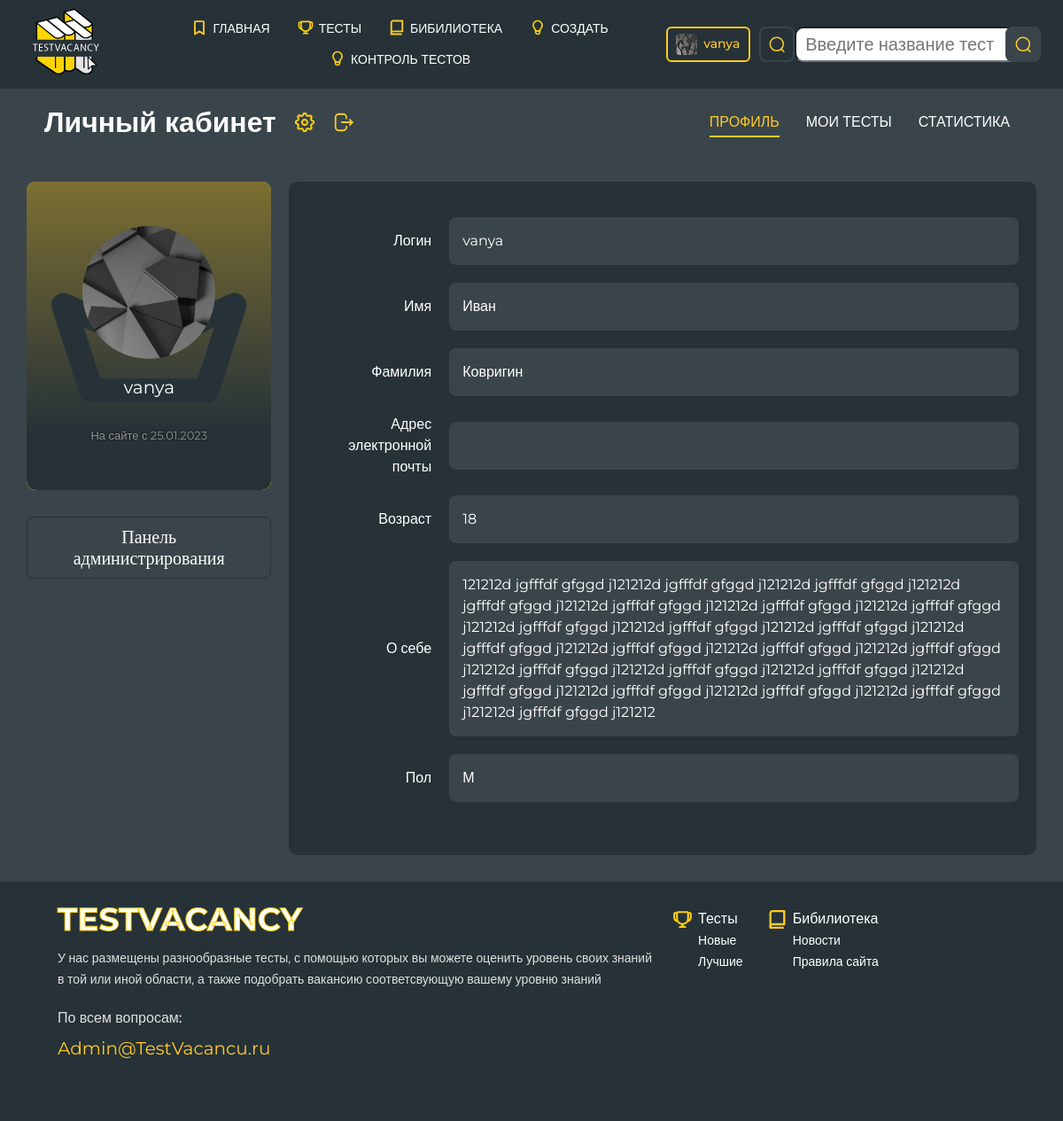
The app's page /auth/user_bio/ (signed in) with its own data.
### authapp/models.py (models this page shows, shortened)
class TestingUser(AbstractUser):
    avatar = models.ImageField(upload_to='users_avatars', blank=True)
    age = models.PositiveIntegerField(verbose_name='Возраст', default=18)

class TestingUserProfile(models.Model):
    MALE = 'М'
    FEMALE = 'Ж'
    GENDER_CHOICES = (
        (MALE, 'М'),
        (FEMALE, 'Ж'),
    )
    user = models.OneToOneField(TestingUser, unique=True, null=False, db_index=True, on_delete=models.CASCADE)
    aboutMe = models.CharField(verbose_name='О себе', max_length=512, blank=True)
    gender = models.CharField(verbose_name='Пол', max_length=1, choices=GENDER_CHOICES, blank=True)

### authapp/views.py (the view)
# urls.py: path('user_bio/', user_bio, name='user_bio'),
def user_bio(request):
    user_main_info=TestingUser.objects.get(pk=request.user.pk)
    user_other_info=TestingUserProfile.objects.get(user_id=request.user.pk)
    context={
        'user_main_info': user_main_info,
        'user_other_info':user_other_info,
    }
    return render(request, 'authapp/user.html', context)

### authapp/templates/authapp/user.html (shortened to what this page needs)
{% extends 'tests/base.html' %}
{%block content%}
<section class="user-page__top-row">
            <div class="user__container">
                <div class="user-page__top-row__wrapper">
                    <div class="top-row__left-side">
                        <div class="top-row__left-side--wrapper">
                            <p>Личный кабинет</p>
                        </div>
                        <div class="top-row__left-side--wrapper">
                            <a href="{% url 'auth:edit'%}">
                                <img src="../../media/images/settings.svg" alt="" class="account-actions ">
                            </a>
                        </div>
                        <div class="top-row__left-side--wrapper">
                            <a href="{% url 'auth:logout'%}">
                                <img src="../../media/images/logout.svg" alt="" class="account-actions">
                            </a>
                        </div>
                    </div>
                    <div class="top-row__right-side">
                        <a href="" class="account__info active">Профиль</a>
                          <a href="{% url 'office:office'%}" class="account__info ">Мои тесты</a>
                        <a href="{% url 'test_passing:list_of_passed_tests'%}" class="account__info">Статистика</a>
                    </div>
                </div>
            </div>
        </section>
        <section class="user-profile__section">
            <div class="user__container">
                <div class="user-profile">
                    <div class="user__short-info__wrapper">
                        <div class="user__short-info">
                            <img src="/media/{{user.avatar |default:'../../media/images/src/user-photo.svg'}}" alt="" class="profile__avatar">
                            <p class="username">{{user_main_info.username}}</p>
                            <p class="registration-date">На сайте с {{user_main_info.date_joined | date:"d.m.Y"}} </p>
                        </div>
                          {%if user.is_superuser%}
 <a href="{%url 'admin:admin_panel'%}" class="new-password">Панель администрирования</a>
                        {%endif%}
                    </div>
                    <div class="user__full-info">
                        <div class="full-info__row">
                            <p class="row__name">Логин</p>
                              <div class="row-info__wrapper">
                            <p class="row__value">{{user_main_info.username}}</p>
                              </div>
                        </div>
                        <div class="full-info__row">
                            <p class="row__name">Имя</p>
                              <div class="row-info__wrapper">
                            <p class="row__value">{{user_main_info.first_name}}</p>
                              </div>
                        </div>
                        <div class="full-info__row">
                            <p class="row__name">Фамилия</p>
                              <div class="row-info__wrapper">
                            <p class="row__value">{{user_main_info.last_name}}</p>
                              </div>
                        </div>
                        <div class="full-info__row">
                            <p class="row__name">Адрес электронной почты</p>
                              <div class="row-info__wrapper">
                              </div>
                        </div>
                        <div class="full-info__row">
                            <p class="row__name">Возраст</p>
                              <div class="row-info__wrapper">
                            <p class="row__value">{{user_main_info.age}}</p>
                              </div>
                        </div>
                        <div class="full-info__row">
                            <p class="row__name">О себе</p>
                              <div class="row-info__wrapper">
                            <p class="row__value">{{user_other_info.aboutMe}}</p>
                              </div>
                        </div>
                        <div class="full-info__row">
                            <p class="row__name">Пол</p>
                              <div class="row-info__wrapper">
                            <p class="row__value">{{user_other_info.gender}}</p>
                              </div>
                        </div>
                    </div>
                </div>
            </div>
        </section>
{%endblock%}

### tests/templates/tests/base.html (shortened to what this page needs)
<!DOCTYPE html>
<html lang="en">
<head>
    <link rel="stylesheet" type="text/css" href="//cdn.jsdelivr.net/npm/slick-carousel@1.8.1/slick/slick.css"/>
    <link rel="stylesheet" href="../../media/css/iziModal.min.css">
    <link rel="stylesheet" href="https://cdnjs.cloudflare.com/ajax/libs/jquery-modal/0.9.1/jquery.modal.min.css"/>
       <link rel="stylesheet" href="../../media/css/jquery.formstyler.css">
    <link rel="stylesheet" href="../../media/css/jquery.formstyler.theme.css">
    <link rel="stylesheet" href="../../media/css/style.css">
</head>
<body>
<div class="wrapper">
    <header class="header">
        <div class="container header__conttainer">
            <div class="header__logo">
                <img src="../../media/images/test-logo.svg" alt="">
            </div>
            <ul class="header__href__list">
                <li class="header__href__list-item  {% if request.path == '/'%} active {%endif%}">
                    <a href="{% url 'tests:main'%}">
                        <img class="logo" src="../../media/images/menu-selections.svg" alt="">
                        Главная
                    </a>
                </li>
                <li class="header__href__list-item {% if request.path == '/tests/'  %} active {% endif %}">
                    <a href="{% url 'tests:tests'%}" class="">
                        <img class="logo" src="../../media/images/menu-tests.svg" alt="">
                        Тесты
                    </a>
                </li>
                <li class="header__href__list-item">
                    <a href="#">
                        <img class="logo" src="../../media/images/menu-materials.svg" alt="">
                        Бибилиотека</a>
                </li>
                {% if user.is_superuser %}
                <li class="header__href__list-item">
                    <a href="{% url 'staff:tests_create'%}">
                        <img class="logo" src="../../media/images/menu-create.svg" alt="">
                        Создать</a>
                </li>
                 <li class="header__href__list-item">
                    <a href="{% url 'staff:tests'%}">
                        <img class="logo" src="/../../media/images/menu-create.svg" alt="">
                        Контроль тестов</a>
                </li>
                {%endif%}
            </ul>
            <div class="header__function-block">
                {% if user.is_authenticated  %}
                <a href="{% url 'auth:user_bio'%}" class=" {% if request.path == '/auth/edit/'  or  request.path == '/auth/user_bio/' %} active {% endif %}   user__account">
                    <img src="/media/{{user.avatar |default:'../../media/images/src/user-photo.svg'}}" alt="">
                 {{user.username}}
                </a>
                <a href="#ex1" rel="modal:open" class="find"></a>
                {%else%}
                <a href="{% url 'auth:login' %}" class="login">Войти</a>
                <a href="#ex1" rel="modal:open" class="find"></a>
                {%endif%}
            </div>
            <div id="ex1" class="modal">
                <div class="modal__container">
                    <form action="" class="find-form">
                        <input type="text" class="find-input" placeholder="Введите название теста">
                        <a href="#" class="find form__find-button"></a>
                    </form>
                </div>
            </div>
        </div>
    </header>
    {% block content%}
    {%endblock%}
    <footer class="footer">
        <div class="container">
            <div class="footer__content">
                <div class="footer__left-content">
                    <h4 class="footer__logo">testvacancy</h4>
                    <p class="footer__description">У нас размещены разнообразные тесты,
                        с помощью которых вы можете оценить уровень своих знаний в той или иной области,
                        а также подобрать вакансию соответсвующую вашему уровню знаний</p>
                    <div class="contact_us">
                        <p class="contact__text">По всем вопросам:</p>
                        <a class="contact__mail" href="mailto:vanya.kovrigin@gmail.com">Admin@TestVacancu.ru</a>
                    </div>
                </div>
                <div class="footer__right-content">
                    <ul class="footer__list">
                        <li class="footer__list-item bottom__test-icon">
                            <a href="">Тесты</a>
                        </li>
                        <li class="footer__list-item">
                            <a href="">Новые</a>
                        </li>
                        <li class="footer__list-item">
                            <a href="">Лучшие</a>
                        </li>
                    </ul>
                    <ul class="footer__list">
                        <li class="footer__list-item bottom__library-icon">
                            <a href="">Бибилиотека</a>
                        </li>
                        <li class="footer__list-item">
                            <a href="">Новости</a>
                        </li>
                        <li class="footer__list-item">
                            <a href="">Правила сайта</a>
                        </li>
                    </ul>
                </div>
            </div>
        </div>
    </footer>
</div>
</body>
</html>

### records on screen
TestingUser: avatar (picture), username "vanya", date_joined "25.01.2023", first_name "Иван", last_name "Ковригин", age "18"
TestingUserProfile: aboutMe "121212d jgfffdf gfggd j121212d jgfffdf gfggd j121212d jgfffdf gfggd j121212d jgfffdf gfggd j121212d jgfffdf gfggd j121212d jgfffdf gfggd j121212d jgfffdf gfggd j121212d jgfffdf gfggd j121212d jgfffdf gfggd j121212d jgfffdf gfggd j121212d jgfffdf gfggd j121212d jgfffdf gfggd j121212d jgfffdf gfggd j121212d jgfffdf gfggd j121212d jgfffdf gfggd j121212d jgfffdf gfggd j121212d jgfffdf gfggd j121212d jgfffdf gfggd j121212d jgfffdf gfggd j121212d jgfffdf gfggd j121212d jgfffdf gfggd j121212d jgfffdf gfggd j121212", gender "М"
